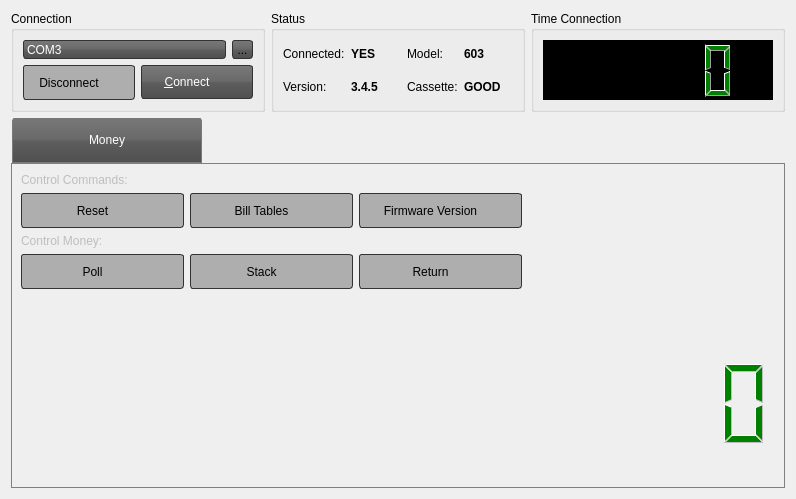
<?xml version="1.0" encoding="UTF-8"?>
<ui version="4.0">
 <author>Ederson Moura &lt;ederson.moura@resource.com.br&gt;</author>
 <class>BillValidatorFit</class>
 <widget class="QWidget" name="BillValidatorFit">
  <property name="geometry">
   <rect>
    <x>0</x>
    <y>0</y>
    <width>796</width>
    <height>499</height>
   </rect>
  </property>
  <property name="windowTitle">
   <string>BillValidator</string>
  </property>
  <property name="windowIcon">
   <iconset resource="../images.qrc">
    <normaloff>:/res/images/app-icon.png</normaloff>:/res/images/app-icon.png</iconset>
  </property>
  <property name="styleSheet">
   <string notr="true">QLineEdit {
    border: 2px solid #333333;
    border-radius: 3px;
    padding: 1px 23px 1px 3px;
}

QPushButton:hover, QToolButton:hover {
    background: qlineargradient(x1 : 0, y1 : 0, x2 : 0, y2 :   1, stop :   0.0 #ffd9aa, stop : 0.5 #ffbb6e, stop : 0.55 #feae42, stop : 1.0 #fedb74);
}

QPushButton {
    border: 1px solid #333333;
    border-radius: 3px;
    padding: 1px 23px 1px 3px;
	background: qlineargradient(x1:0, y1:0, x2:0, y2:1, stop:0 #797979, stop:0.48 #696969, stop:0.52 #5e5e5e, stop:1 #4f4f4f);
    color: white;
    font: bold large &quot;Arial&quot;;
    height: 30px;
}

QPushButton:pressed {
    background: qlineargradient(x1 : 0, y1 : 0, x2 : 0, y2 :   1, stop :   0.0 #c0dbff, stop : 0.5 #cfd26f, stop : 0.55 #c7df6f, stop : 1.0 #f5f9ff);
    padding-top: 2px;
    padding-left: 3px;
}

QPushButton:on {
    background: qlineargradient(x1 : 0, y1 : 0, x2 : 0, y2 :   1, stop :   0.0 #5AA72D, stop : 0.5 #B3E296, stop : 0.55 #B3E296, stop : 1.0 #f5f9ff);
    padding-top: 2px;
    padding-left: 3px;
}

QPushButton:disabled {
    background: transparent #aeaeae;
    padding-top: 2px;        
    padding-left: 3px;
    color: black;
}

QToolButton {
    border: 1px solid #333333;
    border-radius: 3px;
	background: qlineargradient(x1:0, y1:0, x2:0, y2:1, stop:0 #797979, stop:0.48 #696969, stop:0.52 #5e5e5e, stop:1 #4f4f4f);
}

QProgressBar {
    border: 1px solid black;
    text-align: center;
    padding: 1px;
    border-bottom-right-radius: 7px;
    border-bottom-left-radius: 7px;
    background: QLinearGradient( x1: 0, y1: 0, x2: 1, y2: 0, stop: 0 #fff, stop: 0.4999 #eee, stop: 0.5 #ddd, stop: 1 #eee );
    width: 15px;
}

QProgressBar::chunk {
    background: QLinearGradient( x1: 0, y1: 0, x2: 1, y2: 0,stop: 0 #78d,stop: 0.4999 #46a,stop: 0.5 #45a,stop: 1 #238 );
    border-bottom-right-radius: 7px;
    border-bottom-left-radius: 7px;
    border: 1px solid black;
}

QLCDNumber {
    background-color:black;
    color:green;
    font: bold large &quot;Arial&quot;;
    height: 30px;
}

QTabWidget, QStackedWidget {
    background: none;
    color: white;
    font: bold large &quot;Arial&quot;;
    height: 30px;
}

QTabWidget::pane {
    border: 0px;
    top: 0.1em;
    border-width: 1px;
    border-style: solid;
    border-color: grey;
}

QTabBar::tab {
    width: 150px;
    margin-left: 0.5;
    margin-right: 0.5;
    border: 1px solid #7a7a7a;
    border-top-left-radius: 4px;
    border-top-right-radius: 4px;
    padding: 15px 19px 15px 19px;
}

QTabBar::tab:!selected {
   margin-top: 2px;
}

QTabBar::tab:selected {
    margin-top: -1px;
   background: qlineargradient(x1:0, y1:0, x2:0, y2:1, stop:0 #797979, stop:0.48 #696969, stop:0.52 #5e5e5e, stop:1 #4f4f4f);
    color: white;
}

QTabBar::tab:hover {
    text-decoration: underline;
     background: qlineargradient(x1 : 0, y1 : 0, x2 : 0, y2 :   1, stop :   0.0 #ffd9aa, stop : 0.5 #ffbb6e, stop : 0.55 #feae42, stop :   1.0 #fedb74);
}

QTabBar::tab::bottom {
    border-bottom-left-radius: 4px;
    border-bottom-right-radius: 4px;
    border-top-left-radius: 0px;
    border-top-right-radius: 0px;
    padding: 15px 19px 15px 19px;
}

QComboBox {
	border: 1px solid #333333;
	border-radius: 3px;
	background: qlineargradient(x1:0, y1:0, x2:0, y2:1, stop:0 #797979, stop:0.48 #696969, stop:0.52 #5e5e5e, stop:1 #4f4f4f);
	padding: 1px 23px 1px 3px;
	min-width: 6em;
    color: white;
    font: bold large &quot;Arial&quot;;
    height: 30px;
}

QComboBox:hover {
    text-decoration: underline;
     background: qlineargradient(x1 : 0, y1 : 0, x2 : 0, y2 :   1, stop :   0.0 #ffd9aa, stop : 0.5 #ffbb6e, stop : 0.55 #feae42, stop :   1.0 #fedb74);
}

QComboBox::drop-down {
	subcontrol-origin: padding;
	subcontrol-position: top right;
	width: 20px;
 
	border-top-right-radius: 3px;
	border-bottom-right-radius: 3px;
}

QComboBox::down-arrow {
     image: url(:res/images/combo-arrow-down.png);
}
 
QComboBox QAbstractView{
	background-color: #4f4f4f;
	color: #999999;
	selection-background-color: #999999;
	selection-color: #4f4f4f;
}

QComboBox QAbstractItemView {
    background-color: #4f4f4f;
    color: white;
   selection-background-color: qlineargradient(x1 : 0, y1 : 0, x2 : 0, y2 :   1, stop :   0.0 #ffd9aa, stop : 0.5 #ffbb6e, stop : 0.55 #feae42, stop : 1.0 #fedb74);
}

</string>
  </property>
  <layout class="QGridLayout" name="gridLayout_5">
   <item row="0" column="0">
    <widget class="QGroupBox" name="selectBox">
     <property name="title">
      <string>Connection</string>
     </property>
     <layout class="QGridLayout" name="gridLayout_3">
      <item row="0" column="0">
       <layout class="QGridLayout" name="gridLayout">
        <item row="0" column="0">
         <widget class="QComboBox" name="comboBoxSerial">
          <property name="sizePolicy">
           <sizepolicy hsizetype="Preferred" vsizetype="Ignored">
            <horstretch>0</horstretch>
            <verstretch>0</verstretch>
           </sizepolicy>
          </property>
          <property name="iconSize">
           <size>
            <width>32</width>
            <height>32</height>
           </size>
          </property>
          <item>
           <property name="text">
            <string>COM3</string>
           </property>
           <property name="icon">
            <iconset resource="../images.qrc">
             <normaloff>:/res/images/serialport.png</normaloff>:/res/images/serialport.png</iconset>
           </property>
          </item>
         </widget>
        </item>
        <item row="0" column="1">
         <widget class="QToolButton" name="toolButtonBillValidator">
          <property name="text">
           <string>...</string>
          </property>
          <property name="icon">
           <iconset resource="../images.qrc">
            <normaloff>:/res/images/settings.png</normaloff>:/res/images/settings.png</iconset>
          </property>
          <property name="iconSize">
           <size>
            <width>32</width>
            <height>32</height>
           </size>
          </property>
         </widget>
        </item>
       </layout>
      </item>
      <item row="1" column="0">
       <layout class="QGridLayout" name="gridLayout_2">
        <item row="0" column="0">
         <widget class="QPushButton" name="pushButtonDisconnect">
          <property name="enabled">
           <bool>false</bool>
          </property>
          <property name="text">
           <string>Disconnect</string>
          </property>
          <property name="icon">
           <iconset resource="../images.qrc">
            <normaloff>:/res/images/disconnect.png</normaloff>:/res/images/disconnect.png</iconset>
          </property>
          <property name="iconSize">
           <size>
            <width>32</width>
            <height>32</height>
           </size>
          </property>
         </widget>
        </item>
        <item row="0" column="1">
         <widget class="QPushButton" name="pushButtonConnect">
          <property name="text">
           <string>&amp;Connect</string>
          </property>
          <property name="icon">
           <iconset resource="../images.qrc">
            <normaloff>:/res/images/connect.png</normaloff>:/res/images/connect.png</iconset>
          </property>
          <property name="iconSize">
           <size>
            <width>32</width>
            <height>32</height>
           </size>
          </property>
         </widget>
        </item>
       </layout>
      </item>
     </layout>
    </widget>
   </item>
   <item row="0" column="1">
    <widget class="QGroupBox" name="selectBox_2">
     <property name="title">
      <string>Status</string>
     </property>
     <layout class="QGridLayout" name="gridLayout_4">
      <item row="0" column="0">
       <widget class="QLabel" name="label">
        <property name="text">
         <string>Connected:</string>
        </property>
       </widget>
      </item>
      <item row="0" column="1">
       <widget class="QLabel" name="labelConnect">
        <property name="sizePolicy">
         <sizepolicy hsizetype="Preferred" vsizetype="Preferred">
          <horstretch>0</horstretch>
          <verstretch>0</verstretch>
         </sizepolicy>
        </property>
        <property name="font">
         <font>
          <weight>75</weight>
          <bold>true</bold>
         </font>
        </property>
        <property name="text">
         <string>YES</string>
        </property>
        <property name="textFormat">
         <enum>Qt::AutoText</enum>
        </property>
       </widget>
      </item>
      <item row="0" column="2">
       <widget class="QLabel" name="label_10">
        <property name="text">
         <string>Model:</string>
        </property>
       </widget>
      </item>
      <item row="0" column="3">
       <widget class="QLabel" name="labelFirmware">
        <property name="font">
         <font>
          <weight>75</weight>
          <bold>true</bold>
         </font>
        </property>
        <property name="text">
         <string>603</string>
        </property>
       </widget>
      </item>
      <item row="1" column="0">
       <widget class="QLabel" name="label_11">
        <property name="text">
         <string>Version:</string>
        </property>
       </widget>
      </item>
      <item row="1" column="1">
       <widget class="QLabel" name="labelVersion">
        <property name="font">
         <font>
          <weight>75</weight>
          <bold>true</bold>
         </font>
        </property>
        <property name="text">
         <string>3.4.5</string>
        </property>
       </widget>
      </item>
      <item row="1" column="2">
       <widget class="QLabel" name="label_4">
        <property name="text">
         <string>Cassette:</string>
        </property>
       </widget>
      </item>
      <item row="1" column="3">
       <widget class="QLabel" name="labelCassetteLevel">
        <property name="font">
         <font>
          <weight>75</weight>
          <bold>true</bold>
         </font>
        </property>
        <property name="text">
         <string>GOOD</string>
        </property>
       </widget>
      </item>
     </layout>
    </widget>
   </item>
   <item row="0" column="2">
    <widget class="QGroupBox" name="selectBox_3">
     <property name="title">
      <string>Time Connection</string>
     </property>
     <layout class="QGridLayout" name="gridLayout_6">
      <item row="0" column="0">
       <widget class="QLCDNumber" name="lcdNumber">
        <property name="styleSheet">
         <string notr="true">QLCDNumber { 
color:green;
background-color:black;
}</string>
        </property>
       </widget>
      </item>
     </layout>
    </widget>
   </item>
   <item row="1" column="0" colspan="3">
    <widget class="QTabWidget" name="tabWidget">
     <property name="enabled">
      <bool>false</bool>
     </property>
     <property name="sizePolicy">
      <sizepolicy hsizetype="Expanding" vsizetype="Expanding">
       <horstretch>0</horstretch>
       <verstretch>0</verstretch>
      </sizepolicy>
     </property>
     <property name="currentIndex">
      <number>0</number>
     </property>
     <widget class="QWidget" name="tab">
      <attribute name="title">
       <string>Money</string>
      </attribute>
      <layout class="QGridLayout" name="gridLayout_11">
       <item row="0" column="0">
        <widget class="QLabel" name="label_7">
         <property name="text">
          <string>Control Commands:</string>
         </property>
        </widget>
       </item>
       <item row="0" column="2" rowspan="5">
        <layout class="QGridLayout" name="gridLayout_7">
         <item row="0" column="0">
          <widget class="QLabel" name="label_6">
           <property name="text">
            <string/>
           </property>
           <property name="pixmap">
            <pixmap resource="../images.qrc">:/res/images/dollars-bag-300x300.png</pixmap>
           </property>
          </widget>
         </item>
         <item row="1" column="0">
          <widget class="QLCDNumber" name="lcdNumberNoteLoaded">
           <property name="styleSheet">
            <string notr="true">QLCDNumber { 
color:green;
background-color:transparent;
}</string>
           </property>
          </widget>
         </item>
        </layout>
       </item>
       <item row="1" column="0" colspan="2">
        <layout class="QGridLayout" name="gridLayout_10">
         <item row="0" column="0">
          <widget class="QPushButton" name="pushButtonReset">
           <property name="text">
            <string>Reset</string>
           </property>
           <property name="icon">
            <iconset resource="../images.qrc">
             <normaloff>:/res/images/devicetest.png</normaloff>:/res/images/devicetest.png</iconset>
           </property>
           <property name="iconSize">
            <size>
             <width>32</width>
             <height>32</height>
            </size>
           </property>
          </widget>
         </item>
         <item row="0" column="1">
          <widget class="QPushButton" name="pushButtonBillTables">
           <property name="text">
            <string>Bill Tables</string>
           </property>
           <property name="icon">
            <iconset resource="../images.qrc">
             <normaloff>:/res/images/devicetest.png</normaloff>:/res/images/devicetest.png</iconset>
           </property>
           <property name="iconSize">
            <size>
             <width>32</width>
             <height>32</height>
            </size>
           </property>
          </widget>
         </item>
         <item row="0" column="2">
          <widget class="QPushButton" name="pushButtonVersion">
           <property name="text">
            <string>Firmware Version</string>
           </property>
           <property name="icon">
            <iconset resource="../images.qrc">
             <normaloff>:/res/images/devicetest.png</normaloff>:/res/images/devicetest.png</iconset>
           </property>
           <property name="iconSize">
            <size>
             <width>32</width>
             <height>32</height>
            </size>
           </property>
          </widget>
         </item>
        </layout>
       </item>
       <item row="2" column="0">
        <widget class="QLabel" name="label_5">
         <property name="text">
          <string>Control Money:</string>
         </property>
        </widget>
       </item>
       <item row="3" column="0" colspan="2">
        <layout class="QGridLayout" name="gridLayout_9">
         <item row="0" column="0">
          <layout class="QGridLayout" name="gridLayout_8">
           <item row="0" column="0">
            <widget class="QPushButton" name="pushButtonStartPoll">
             <property name="text">
              <string>Poll</string>
             </property>
             <property name="icon">
              <iconset resource="../images.qrc">
               <normaloff>:/res/images/process-start-128x128.png</normaloff>:/res/images/process-start-128x128.png</iconset>
             </property>
             <property name="iconSize">
              <size>
               <width>32</width>
               <height>32</height>
              </size>
             </property>
            </widget>
           </item>
           <item row="0" column="1">
            <widget class="QPushButton" name="pushButtonStack">
             <property name="text">
              <string>Stack</string>
             </property>
             <property name="icon">
              <iconset resource="../images.qrc">
               <normaloff>:/res/images/process-stop-128x128.png</normaloff>:/res/images/process-stop-128x128.png</iconset>
             </property>
             <property name="iconSize">
              <size>
               <width>32</width>
               <height>32</height>
              </size>
             </property>
            </widget>
           </item>
           <item row="0" column="2">
            <widget class="QPushButton" name="pushButtonReturn">
             <property name="text">
              <string>Return</string>
             </property>
             <property name="icon">
              <iconset resource="../images.qrc">
               <normaloff>:/res/images/process-stop-128x128.png</normaloff>:/res/images/process-stop-128x128.png</iconset>
             </property>
             <property name="iconSize">
              <size>
               <width>32</width>
               <height>32</height>
              </size>
             </property>
            </widget>
           </item>
          </layout>
         </item>
         <item row="1" column="0">
          <layout class="QGridLayout" name="gridLayoutMoveCards"/>
         </item>
        </layout>
       </item>
       <item row="4" column="1">
        <spacer name="verticalSpacer_3">
         <property name="orientation">
          <enum>Qt::Vertical</enum>
         </property>
         <property name="sizeHint" stdset="0">
          <size>
           <width>20</width>
           <height>145</height>
          </size>
         </property>
        </spacer>
       </item>
      </layout>
     </widget>
    </widget>
   </item>
  </layout>
 </widget>
 <resources>
  <include location="../images.qrc"/>
 </resources>
 <connections/>
</ui>
